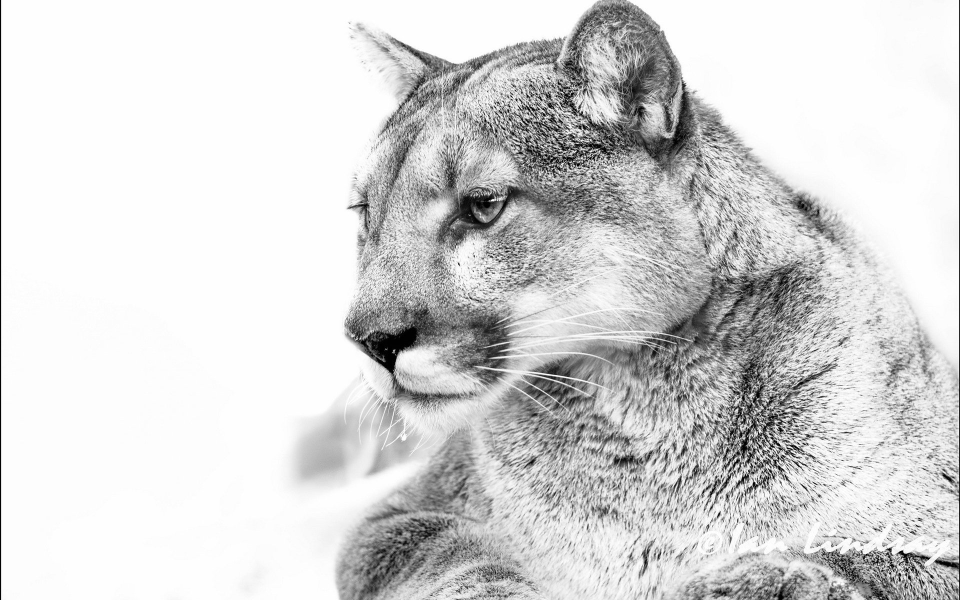
#> input picture 1.jpg, 1920 x 1200 px (shown at 1/2 size)
$ python main.py
#> lines starting #> are read from the running program, lines starting #| are printed output that depends on the picture; pictures that were not available may be replaced by others from this repository, and a replacement may not be noted
from PIL import Image, ImageFilter
def proc1():
    a = Image.open('1.jpg')
#> a is the input picture: PIL image 1920x1200 RGB; min 0, max 255, mean 213.1
    a.show()

    widht, height = a.size
#> widht = 1920; height = 1200
    format = a.format
#> format = 'JPEG'
    mode = a.mode
#> mode = 'RGB'

    print('Ширина: ', widht)
#| Ширина:  1920
    print('Высота: ', height)
#| Высота:  1200
    print('Формат: ', format)
#| Формат:  JPEG
    print('цветовая модель: ', mode)
#| цветовая модель:  RGB

def proc2():
    a = Image.open('2.jpg')
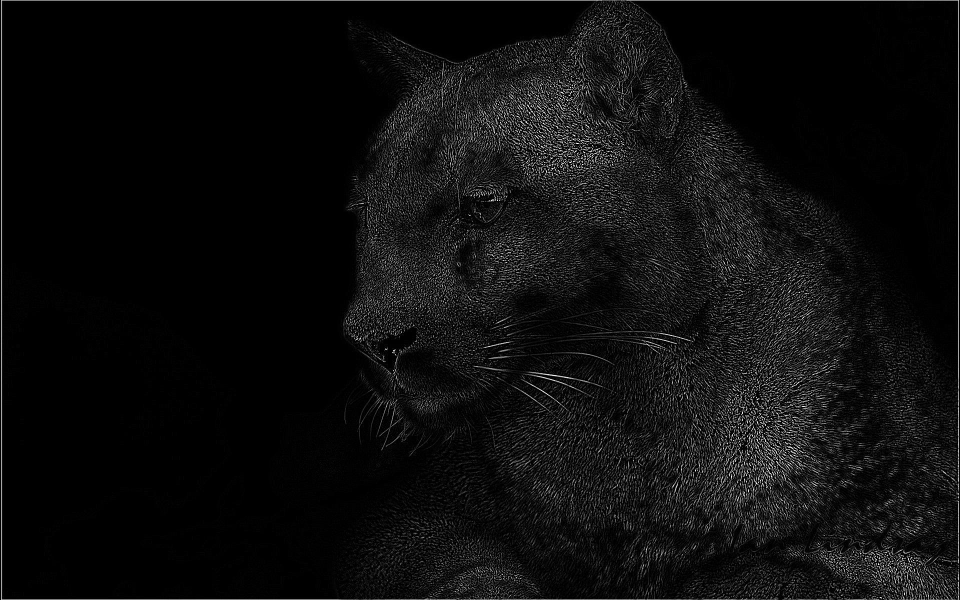
#> input picture 3.11.jpg, 1920 x 1200 px, given in place of 2.jpg, which was not available (shown at 1/2 size)
#> a is the input picture: PIL image 1920x1200 RGB; min 0, max 255, mean 14.1
    a.show()

    b = a.resize((a.width // 3, a.height // 3))
    b.show()

    c = b.rotate(180)
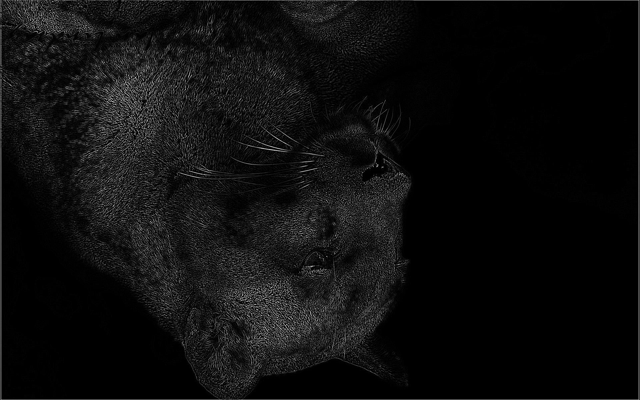
#> c: PIL image 640x400 RGB; min 0, max 182, mean 14.1
    c.save('2.1.jpg')
    c.show()

    d = b.transpose(Image.FLIP_LEFT_RIGHT)
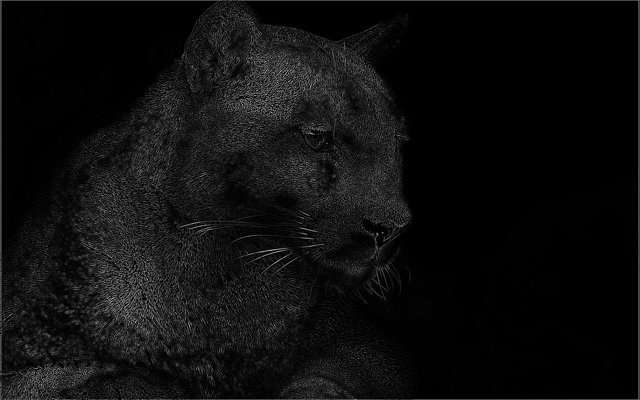
#> d: PIL image 640x400 RGB; min 0, max 182, mean 14.1
    d.save('2.2.jpg')
    d.show()

def proc3():
    a = ['1.jpg', '2.jpg', '3.jpg', '4.jpg', '5.jpg']
    for x in a:
        with Image.open(x) as b:
            b.load()
            c = b.filter(ImageFilter.SMOOTH)
#> c: PIL image 1920x1200 RGB
            d = c.filter(ImageFilter.FIND_EDGES)
#> d: PIL image 1920x1200 RGB
#> pass 3 of the loop in proc3, `for x in a:`:
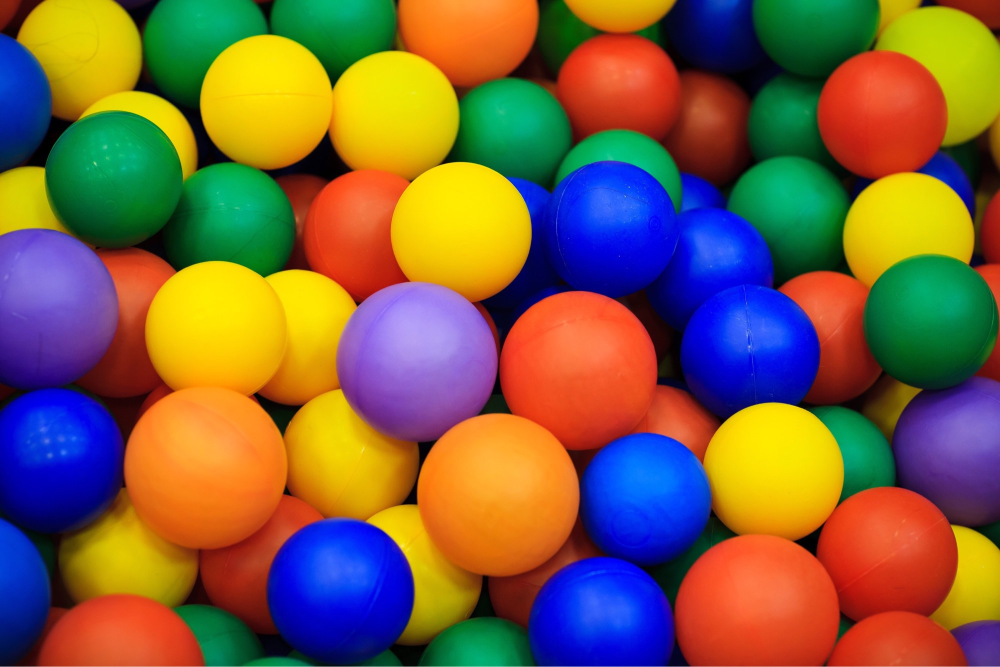
#> input picture 3.jpg, 2000 x 1334 px (shown at 1/2 size)
#> in proc3, b is the input picture: PIL image 2000x1334 RGB; mean R, G, B 123.7, 96.1, 66.5
#> in proc3, `d = c.filter(ImageFilter.FIND_EDGES)`:
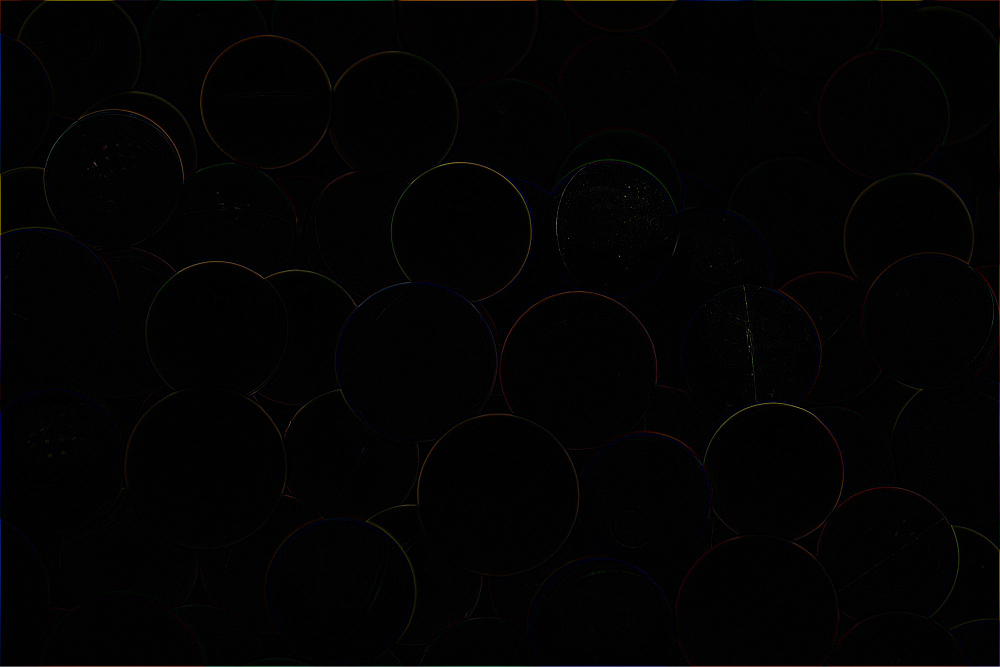
#> d: PIL image 2000x1334 RGB (shown at 1/2 size); mean R, G, B 2.4, 2.2, 2.2
#> the loop made 5 passes; the first 3 are shown
            d.show()
            d.save("3.1" + x)

def proc4():
    a = Image.open("5.jpg")
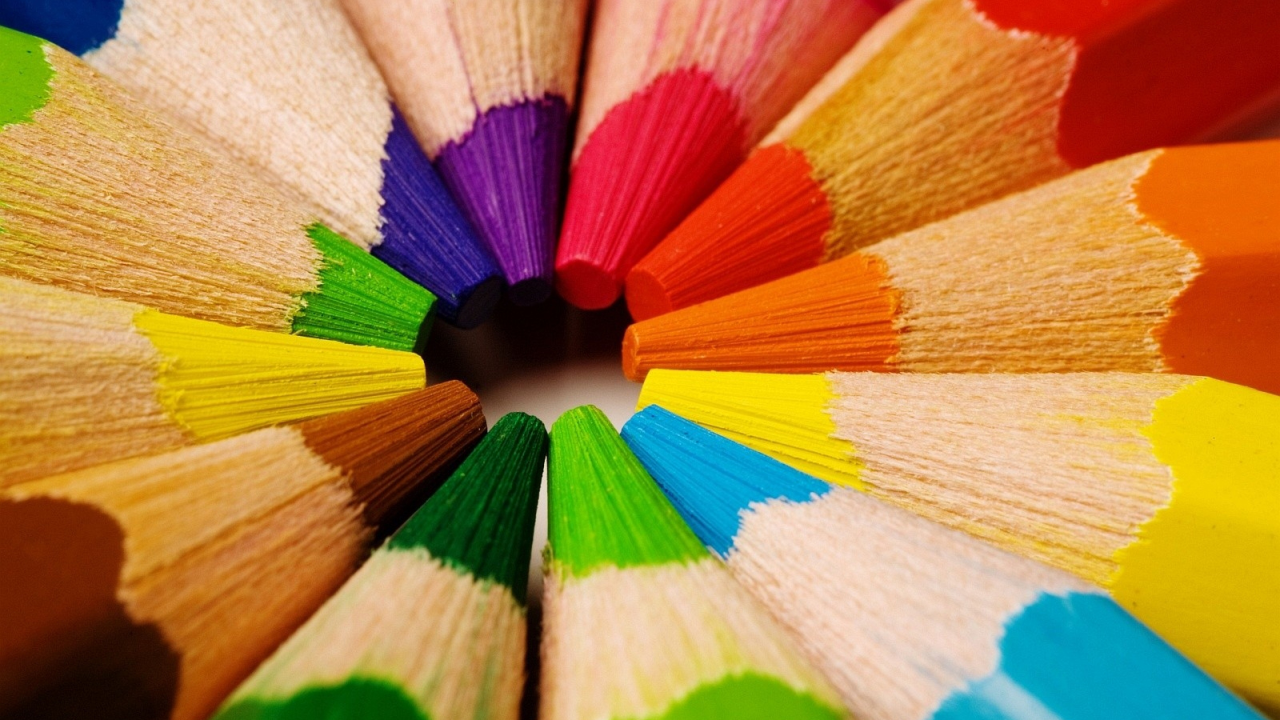
#> input picture 5.jpg, 3840 x 2160 px (shown at 1/3 size)
#> a is the input picture: PIL image 3840x2160 RGB; mean R, G, B 180.2, 130.9, 72.6
    b = Image.open("6.jpg")
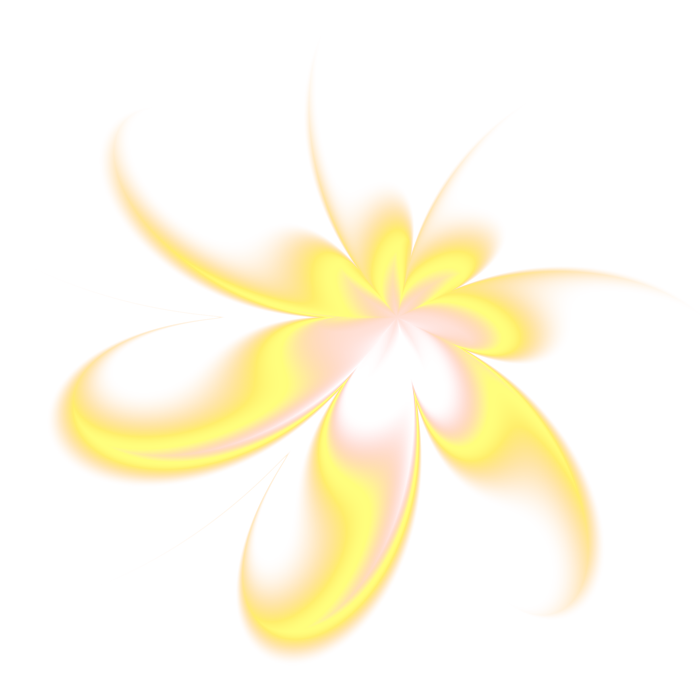
#> input picture 6.jpg, 700 x 700 px
#> b is the input picture: PIL image 700x700 RGBA; mean R, G, B, A 255, 184.6, 91.2, 33.8

    b = b.resize([1920, 1200])
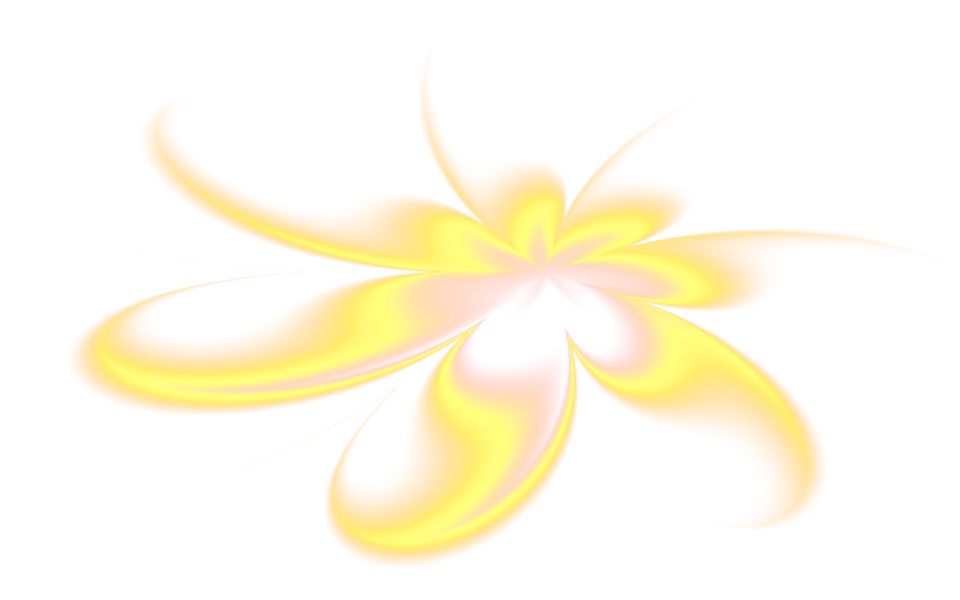
#> b: PIL image 1920x1200 RGBA (shown at 1/2 size); mean R, G, B, A 74.7, 54.6, 18.4, 33.8; transparent parts drawn white
    a.paste(b, [300, 300], mask = b)
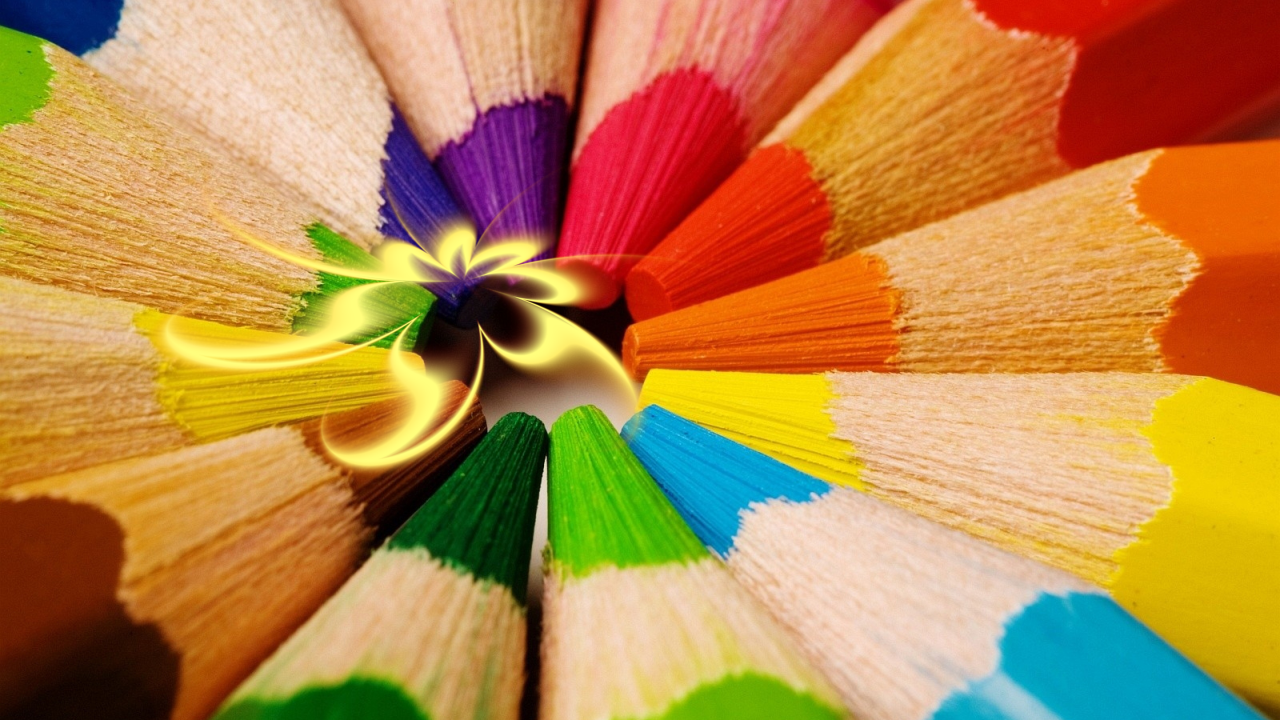
#> a: PIL image 3840x2160 RGB (shown at 1/3 size); mean R, G, B 185.4, 135.8, 74.8
    a.show()

proc1()
proc2()
proc3()
proc4()
